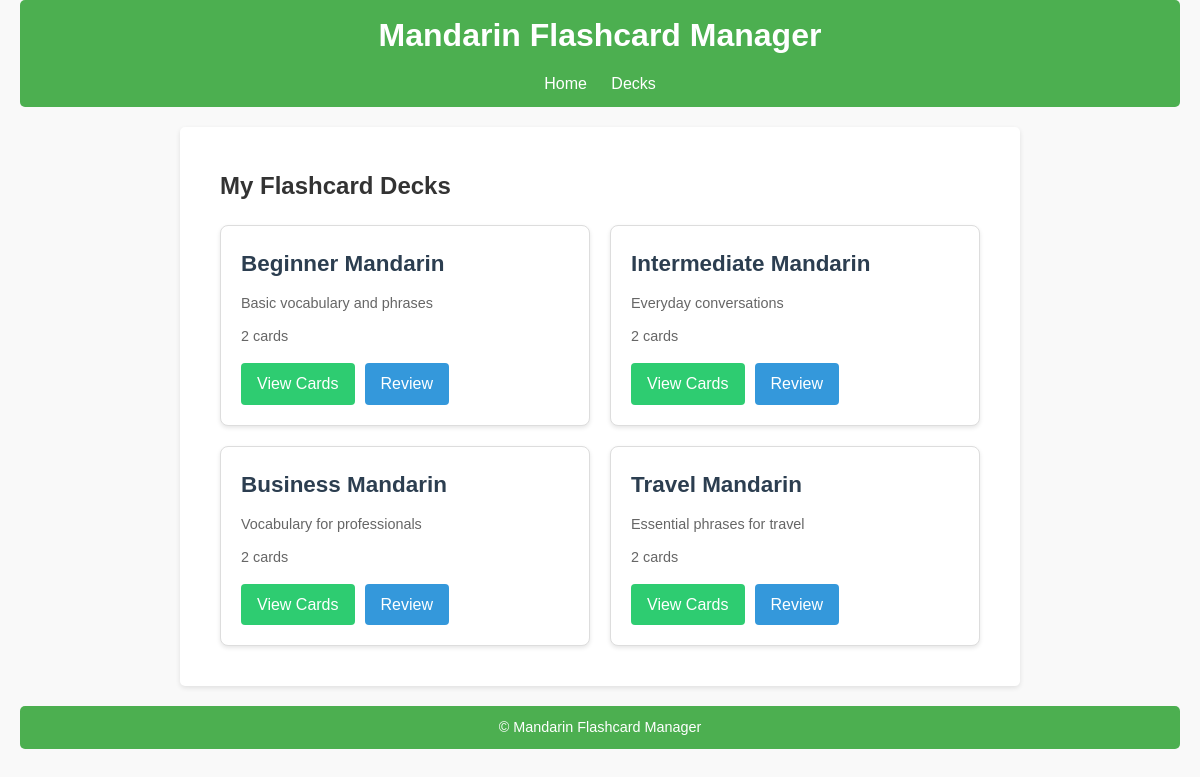
The app's page /decks/view, older data.
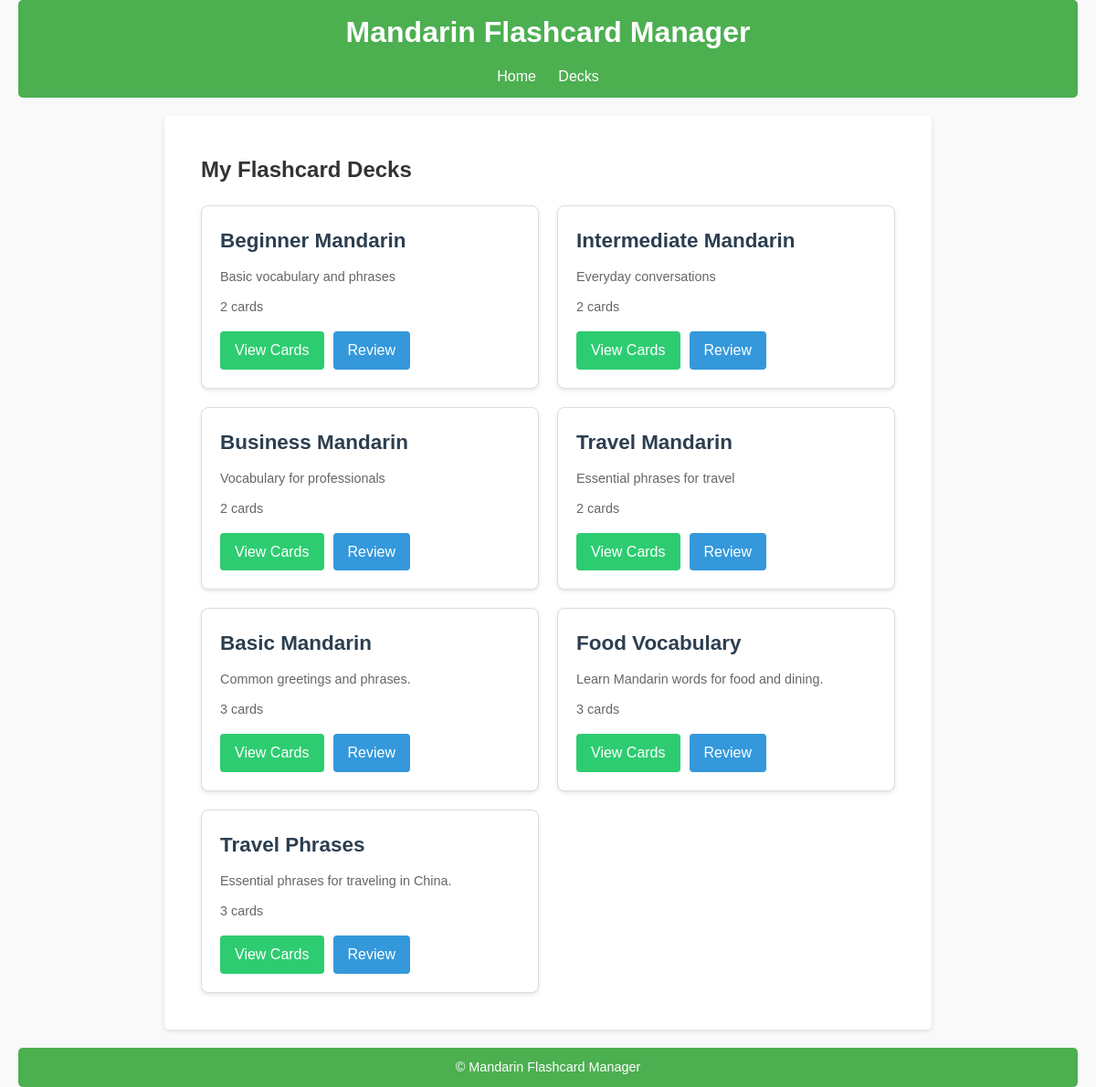
The same page, newer data.
### src/database/models/deck.py (models this page shows)
class Deck(Base):
    __tablename__ = "decks"
    id = Column(Integer, primary_key=True, index=True)
    name = Column(String, unique=True, nullable=False)
    description = Column(String, nullable=True)
    flashcards = relationship("Flashcard", back_populates="deck", cascade="all, delete")

### src/routes/decks.py (the view)
@decks_bp.route("/view", methods=["GET"])
def view_decks():
    db = next(get_db())
    try:
        decks = db.query(Deck).all()
        return render_template('decks.html', decks=decks)
    finally:
        db.close()

### src/database/db.py (called while the page is built)
def get_db():
    db = SessionLocal()
    try:
        yield db
    finally:
        db.close()

### src/templates/decks.html (shortened to what this page needs)
{% extends "base.html" %}
{% block content %}
<div class="decks-container">
    <h2>My Flashcard Decks</h2>
    {% if decks %}
        <div class="deck-list">
            {% for deck in decks %}
                <div class="deck-card">
                    <h3>
                        <a href="{{ url_for('decks.view_deck', deck_id=deck.id) }}" class="deck-title">
                            {{ deck.name }}
                        </a>
                    </h3>
                    {% if deck.description %}
                        <p class="deck-description">{{ deck.description }}</p>
                    {% endif %}
                    <div class="deck-stats">
                        <span>{{ deck.flashcards|length }} cards</span>
                    </div>
                    <div class="deck-actions">
                        <a href="{{ url_for('decks.view_deck', deck_id=deck.id) }}" class="button view-btn">View Cards</a>
                        <a href="{{ url_for('review.start_review', deck_id=deck.id) }}" class="button review-btn">Review</a>
                    </div>
                </div>
            {% endfor %}
        </div>
    {% else %}
        <p>No decks available. Create your first deck!</p>
    {% endif %}
</div>
{% endblock %}

### src/templates/base.html (shortened to what this page needs)
<!DOCTYPE html>
<html lang="en">
<head>
    <link rel="stylesheet" href="{{ url_for('static', filename='styles.css') }}">
</head>
<body>
    <header>
        <h1>Mandarin Flashcard Manager</h1>
        <nav>
            <a href="{{ url_for('index') }}">Home</a>
            <a href="{{ url_for('decks.view_decks') }}">Decks</a>
        </nav>
    </header>
    <main>
        {% block content %}{% endblock %}
    </main>
    <footer>
        <p>&copy; Mandarin Flashcard Manager</p>
    </footer>
</body>
</html>

### src/static/styles.css (style rules this page uses)
body, h1, h2, h3, p, ul, li, a, button, input, label { margin: 0; padding: 0; box-sizing: border-box; }
body { font-family: Arial, sans-serif; background-color: #f9f9f9; color: #333; line-height: 1.6; padding: 0 20px; }
header { background: #4CAF50; color: white; padding: 10px 20px; text-align: center; border-radius: 5px; }
header h1 { font-size: 2rem; }
header nav { margin-top: 10px; }
header nav a { color: white; text-decoration: none; margin: 0 10px; font-size: 1rem; }
main { max-width: 800px; margin: 20px auto; background: white; padding: 20px; border-radius: 5px; box-shadow: 0 2px 5px rgba(0, 0, 0, 0.1); }
a { color: #4CAF50; text-decoration: none; }
footer { text-align: center; margin-top: 20px; padding: 10px; background: #4CAF50; color: white; border-radius: 5px; }
footer p { font-size: 0.9rem; }
.button { padding: 10px 20px; border: none; border-radius: 5px; cursor: pointer; font-size: 1em; transition: background-color 0.3s; }

### src/templates/decks.html (style rules this page uses)
.decks-container { max-width: 1200px; margin: 0 auto; padding: 20px; }
.deck-list { display: grid; grid-template-columns: repeat(auto-fill, minmax(300px, 1fr)); gap: 20px; margin-top: 20px; }
.deck-card { border: 1px solid #ddd; border-radius: 8px; padding: 20px; background-color: white; box-shadow: 0 2px 4px rgba(0,0,0,0.1); }
.deck-title { color: #2c3e50; text-decoration: none; font-size: 1.2em; }
.deck-description { color: #666; margin: 10px 0; font-size: 0.9em; }
.deck-stats { color: #666; font-size: 0.9em; margin: 10px 0; }
.deck-actions { display: flex; gap: 10px; margin-top: 15px; }
.button { padding: 8px 16px; border-radius: 4px; text-decoration: none; font-weight: 500; text-align: center; }
.view-btn { background-color: #2ecc71; color: white; }
.review-btn { background-color: #3498db; color: white; }

Row changes from the older to the newer data that the page shows:
added Deck: name "Basic Mandarin", description "Common greetings and phrases.", flashcards|length "3"
added Deck: name "Food Vocabulary", description "Learn Mandarin words for food and dining.", flashcards|length "3"
added Deck: name "Travel Phrases", description "Essential phrases for traveling in China.", flashcards|length "3"
